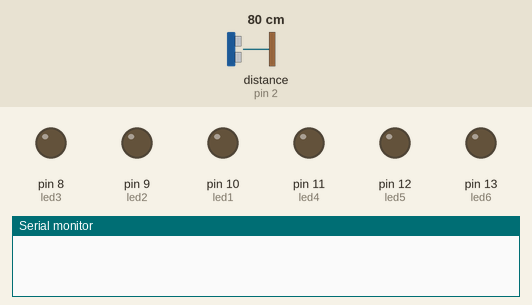
Bench run of a sketch on a simulated Arduino Uno, built with avr-gcc and run on an emulated ATmega328P. Shown: output pins drawn as LEDs (lit = HIGH), the last lines printed to the serial monitor. Wiring (inferred from the names in the program): ultrasonic range finder: trigger pin 3; echo pin 2. The inputs (shaded band) are chosen by the test bench; at power-on: distance to the obstacle (sensor on pin 2) 80 cm. The echo pulse lasts 58.3 µs per cm; pins used as bus, display or sensor lines are not drawn.

Above: at 1.3 s.
1.4 s: distance to the obstacle (sensor on pin 2) set to 2 cm
At 10.9 s:
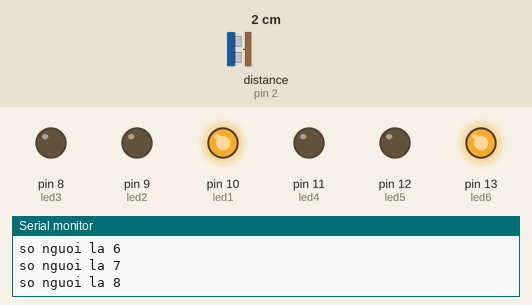
At 28.1 s:
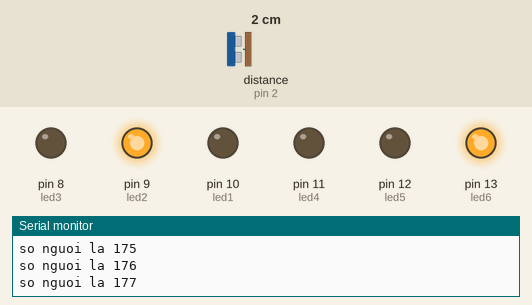
Timing chart, 0 to 28.5 s (numbered marks = the images above; inputs shaded):
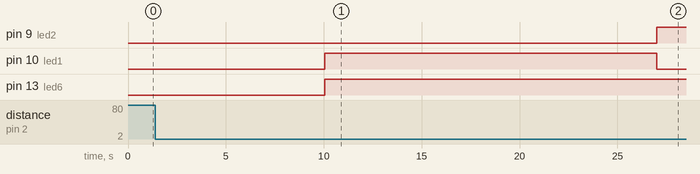

The sketch:

sketch_feb1a.ino
```cpp
#define trig1 3

#define echo1 2

#define led1 10

#define led2 9

#define led3 8

#define led4 11

#define led5 12

#define led6 13

unsigned long thoigian1;

//unsigned long thoigian2;

int dem,t,t1,t2;

int kccb1bandau;

//int kccb2bandau;

int khoangcach1;

//int khoangcach2;

int songuoi;

String hangdoi = "";

int timeoutcounter=0;

void setup() {

  // put your setup code here, to run once:

  pinMode(trig1, OUTPUT);

  pinMode(echo1, INPUT);

  pinMode(led1, OUTPUT);

  pinMode(led2, OUTPUT);

  pinMode(led3, OUTPUT);

  pinMode(led4, OUTPUT);

  pinMode(led5, OUTPUT);

  pinMode(led6, OUTPUT);

  Serial.begin(9600);

  songuoi=0;

  delay(100);

  dokhoangcach1();

  kccb1bandau=khoangcach1;

  t1 = 10;


}


void loop() {

  // put your main code here, to run repeatedly:

   khoangcach1 = 0;

   dokhoangcach1();

   if (khoangcach1<kccb1bandau - 50 ){

     songuoi++;

     Serial.print("so nguoi la ");Serial.println(songuoi);

   }

   //Serial.println(songuoi);

   delay(100);

     t = millis() / 1000;

   if(t >= t1){

       if(dem == 0){

         dem = 1 ;

         digitalWrite(led3, LOW);

         digitalWrite(led1, HIGH);

         digitalWrite(led6, HIGH);

         digitalWrite(led5, LOW);

         t2 =   round((songuoi*20)/(songuoi + 5) );

         if(t2 > 17){

           t2 = 17;

           }

         Serial.print("den xanh trong ");Serial.print(t2);Serial.println(" giay");

         delay(100);

         t1 = t1 + t2;

         songuoi = 0;

       }

       else if (dem == 1){

         dem = 2;

         digitalWrite(led1, LOW);

         digitalWrite(led2, HIGH);

         Serial.println("den vang trong 3 giay ");

         delay(100);

         t1 = t1 + 3;

         }

     else if (dem == 2){

         dem = 3 ;

         digitalWrite(led2, LOW);

         digitalWrite(led3, HIGH);

         digitalWrite(led4, HIGH);

         digitalWrite(led6, LOW) ;

         t2 = 20 - t2;

         Serial.print("den do trong ");Serial.print(t2);Serial.println(" giay");

         delay(100);

         t1 = t1 + t2 -3 ;

     }

     else if (dem == 3){

         dem = 0 ;

         digitalWrite(led4, LOW);

         digitalWrite(led5, HIGH);

         t1 = t1 + 3;

     }

   }

}

void dokhoangcach1()

{

  digitalWrite(trig1, LOW);

  delayMicroseconds(2);

  digitalWrite(trig1, HIGH);

  delayMicroseconds(10);

  digitalWrite(trig1, LOW);

  thoigian1 = pulseIn(echo1, HIGH);

  khoangcach1 = thoigian1 / 2 / 29.412;


}
```

Measured:
- after the input at 1.4 s, pin 8 (led3), pin 11 (led4): stays LOW (without the input it goes to HIGH after 11.6 s)
